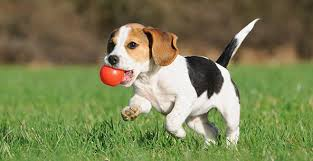
#> input picture image_processing/samples/dog.jpg, 313 x 161 px
$ jupyter execute --allow-errors PIL_basic.ipynb
#> lines starting #> are read from the running program, lines starting #| are printed output that depends on the picture; after the words box and inside, x2 and y2 are one past the last pixel; in counts of white or black regions, pixels touching at a corner belong together
[cell 1]
from PIL import Image

im = Image.open("./samples/dog.jpg")
#> im is the input picture: PIL image 313x161 RGB; mean R, G, B 123.9, 128.5, 83.5
w, h = im.size
#> w = 313; h = 161
print('Original image size: %sx%s' % (w, h))
#| Original image size: 313x161
print('Image mode is: %s' % im.mode)
#| Image mode is: RGB

import IPython.display
listOfImageNames = ['./samples/dog.jpg']

for imageName in listOfImageNames:
    IPython.display.display(IPython.display.Image(filename=imageName))

[cell 2]
out_hf = im.transpose(Image.FLIP_LEFT_RIGHT)
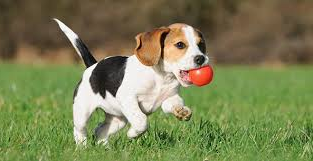
#> out_hf: PIL image 313x161 RGB; mean R, G, B 123.9, 128.5, 83.5
out_vf = im.transpose(Image.FLIP_TOP_BOTTOM)
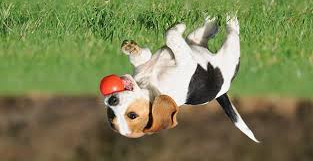
#> out_vf: PIL image 313x161 RGB; mean R, G, B 123.9, 128.5, 83.5
out_hf.save("./outputs/dog_hf.jpg")
out_vf.save("./outputs/dog_vf.jpg")
box = (0, 0, 100, 100)
region = im.crop(box)
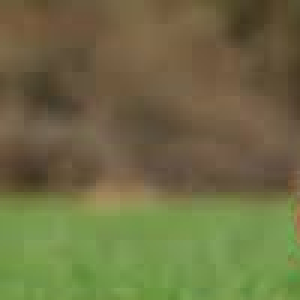
#> region: PIL image 100x100 RGB (shown 3 times larger); mean R, G, B 110.3, 108.8, 67.5
region.save("./outputs/dog_crop.jpg")

import IPython.display
listOfImageNames = ['./outputs/dog_hf.jpg',
                    './outputs/dog_vf.jpg',
                    './outputs/dog_crop.jpg']

for imageName in listOfImageNames:
    IPython.display.display(IPython.display.Image(filename=imageName))

[cell 3]
import numpy as np

region_np = np.array(region)
print('Data type is:', region_np.dtype)
#| Data type is: uint8
w, h, c = region_np.shape
#> w = 100; h = 100; c = 3
print('Original image size: %sx%sx%s' % (w, h, c))
#| Original image size: 100x100x3
region_np[0:20, 0:20] = np.array([0, 0, 255])
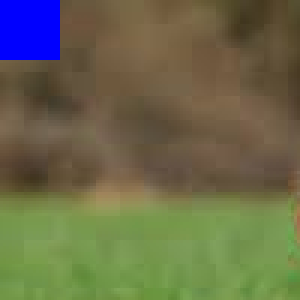
#> region_np: shape (100, 100, 3) (shown 3 times larger); 4% of pixels changed, all inside (x1, y1, x2, y2) = (0, 0, 20, 20)
region_new = Image.fromarray(np.uint8(region_np))
region_new.save("./outputs/dog_crop_new.jpg")

import IPython.display
listOfImageNames = ["./outputs/dog_crop_new.jpg"]

for imageName in listOfImageNames:
    IPython.display.display(IPython.display.Image(filename=imageName))

$ run again, with image_processing/data/cat.bmp saved as image_processing/samples/dog.jpg
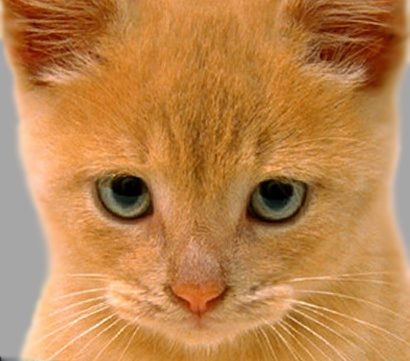
#> input picture image_processing/data/cat.bmp, 410 x 361 px
#> im is the input picture: PIL image 410x361 RGB; mean R, G, B 188.2, 132.5, 77.2
#| Original image size: 410x361
#| Image mode is: RGB
#> `out_vf = im.transpose(Image.FLIP_TOP_BOTTOM)`:
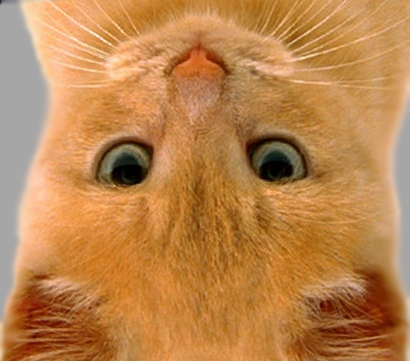
#> out_vf: PIL image 410x361 RGB; mean R, G, B 188.2, 132.5, 77.2
#| Data type is: uint8
#| Original image size: 100x100x3
#> `region_np[0:20, 0:20] = np.array([0, 0, 255])`:
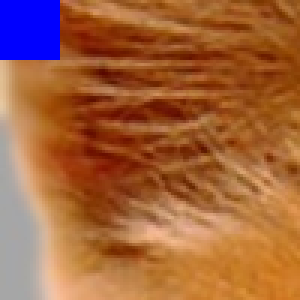
#> region_np: shape (100, 100, 3) (shown 3 times larger); mean R, G, B 162, 99.5, 61.9
